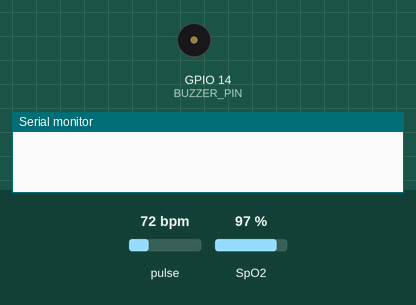
Recording of a sketch running on a simulated ESP8266 (NodeMCU). Shown: buzzer (waves = sounding, pin HIGH), the last lines printed to the serial monitor. The test bench sets the inputs (shaded band); at power-on: pulse 72 bpm, SpO2 97 %. WiFi joins after 1.5 s; servers stay silent unless stated.

Above: at 3.0 s.
3.1 s: pulse set to 88 bpm
5.2 s: pulse set to 92 bpm
At 6.6 s:
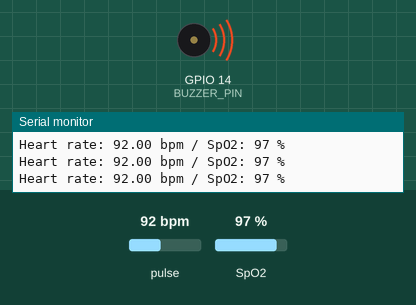
9.7 s: pulse set to 42 bpm
At 11.1 s:
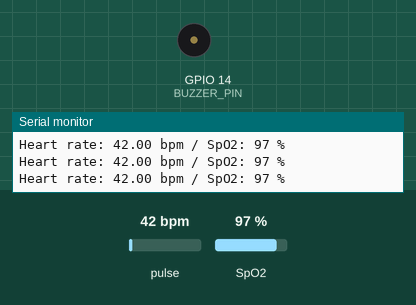
12.7 s: pulse set to 91 bpm
At 13.5 s:
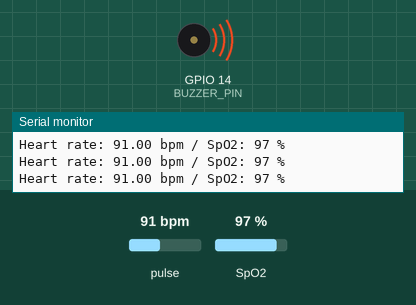
Timing chart, 0 to 15.7 s (numbered marks = the images above; inputs shaded):
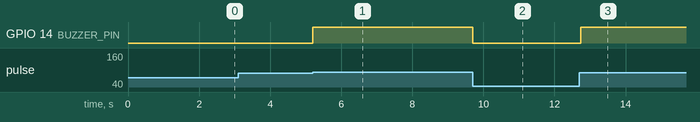

Measured:
- the behaviour switches between 90 and 91 bpm on pulse (found by bisection; images 0 and 1)
- after the input at 5.2 s, GPIO 14 (BUZZER_PIN): LOW → HIGH at once
- after the input at 9.7 s, GPIO 14 (BUZZER_PIN): HIGH → LOW at once
- after the input at 12.7 s, GPIO 14 (BUZZER_PIN): LOW → HIGH at once

The sketch:

MAX30100_heartrate_And_Oxygensaturation_code.ino
```cpp
#define BLYNK_TEMPLATE_ID "TMPL3xg0VmnSy"
#define BLYNK_TEMPLATE_NAME "Health Monitoring system"
#define BLYNK_AUTH_TOKEN "I96BPIKDWxInkvHFXtPe4zhbWcHkz1f8"

#include <Wire.h>
#include <MAX30100_PulseOximeter.h>
#include <ESP8266WiFi.h>
#include <BlynkSimpleEsp8266.h>

#define MAX30100 sensor  16 ;
#define BUZZER_PIN 14

int buzzerState = LOW;

char auth[] = "I96BPIKDWxInkvHFXtPe4zhbWcHkz1f8";             // You should get Auth Token in the Blynk App.
char ssid[] = "Salil OnePlus";                                     // Your WiFi credentials.
char pass[] = "12345678";

PulseOximeter pox;

void setup() {
  Serial.begin(9600);
  pinMode(BUZZER_PIN, OUTPUT);
  Wire.begin();
  pox.begin();
  Blynk.begin("I96BPIKDWxInkvHFXtPe4zhbWcHkz1f8", "Salil OnePlus", "12345678");
}

void loop() {
  pox.update();

  if (pox.getHeartRate() && pox.getSpO2()) {
    Serial.print("Heart rate: ");
    Serial.print(pox.getHeartRate());
    Serial.print(" bpm / SpO2: ");
    Serial.print(pox.getSpO2());
    Serial.println(" %");

    Blynk.virtualWrite(V7, pox.getHeartRate());
    Blynk.virtualWrite(V8, pox.getSpO2());
  }

  if (pox.getHeartRate() > 90) {
    digitalWrite(BUZZER_PIN, HIGH);
    buzzerState = HIGH;
  } else {
    digitalWrite(BUZZER_PIN, LOW);
    buzzerState = LOW;
  }

  Blynk.run();
}
```
